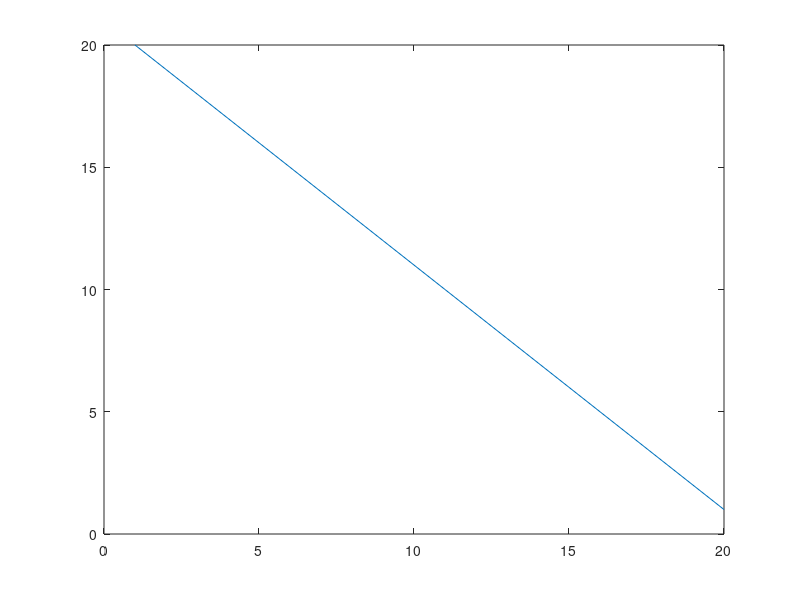
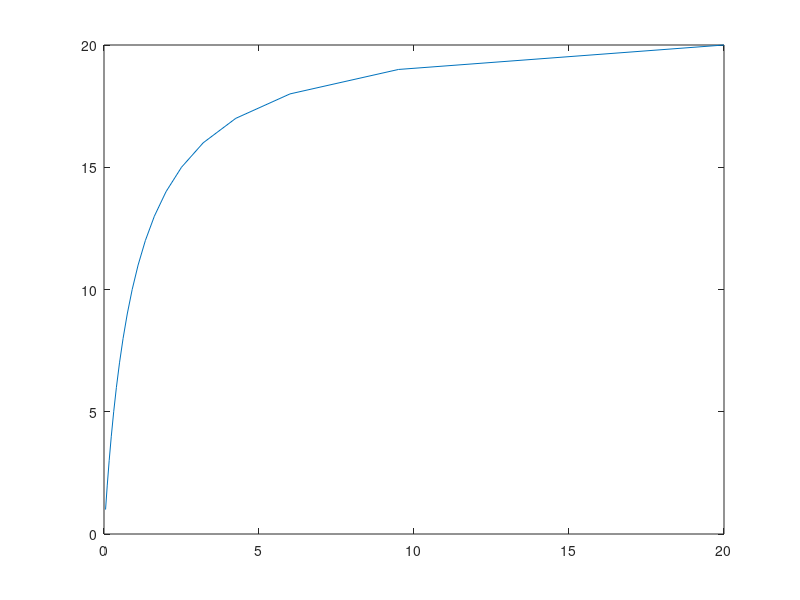
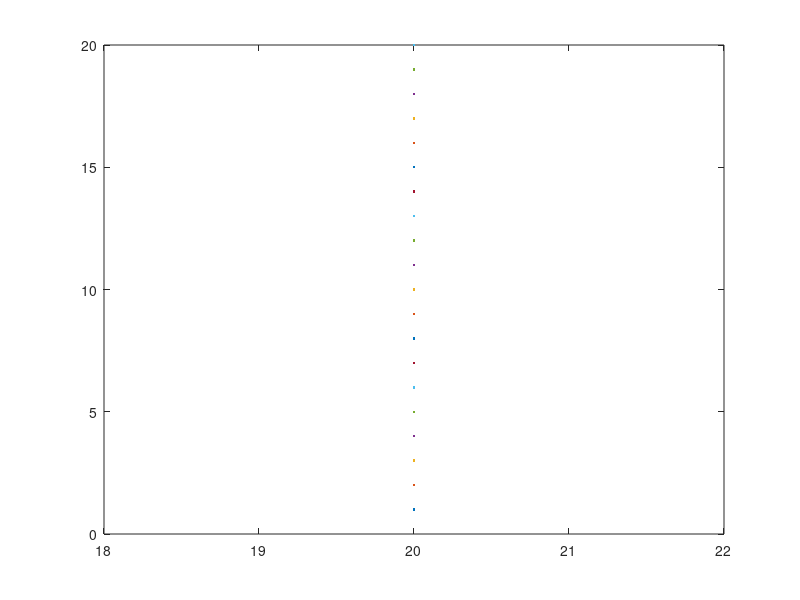
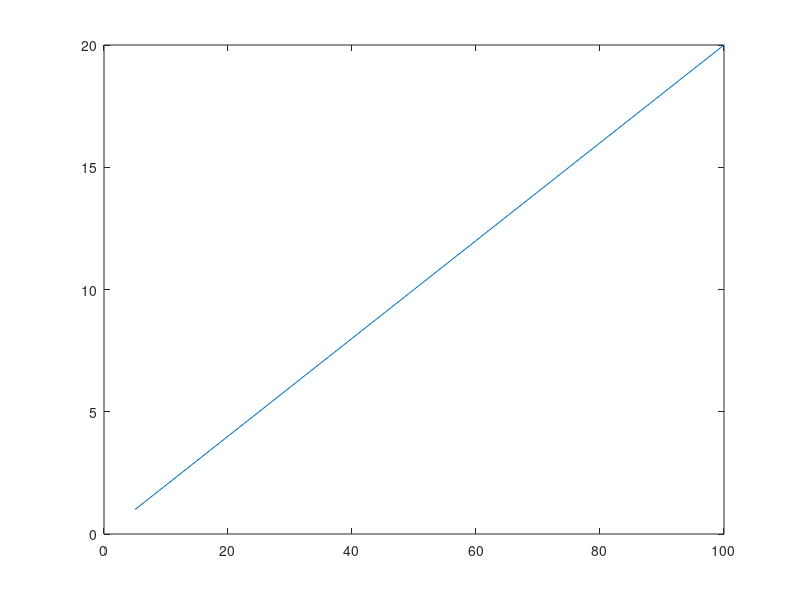

Here is the MATLAB script that generated these plots, in order:
%% #
clear; clc; close all;

a = 1:20
b = linspace(20, 1, 20)
c = a ./ b 
e = 1:length(c)

for d = 1:length(b)
    e(d) = e(d) * 5; 
end

figure(1) 
plot(b, a) 
figure(2) 
plot(c, a) 
figure(3) 
plot(d, a) 
figure(4) 
plot(e, a) 